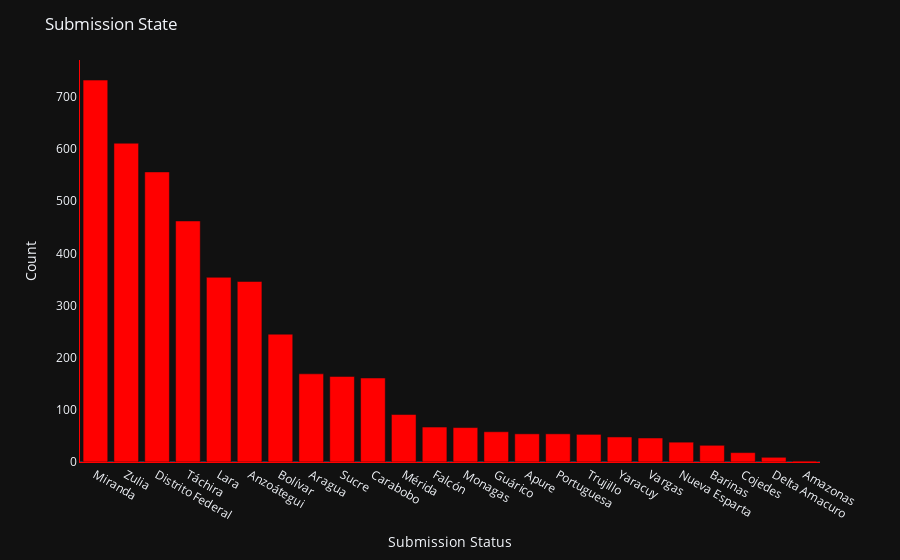

Source (notebook cell):
### Code cell
values = df['submission_state'].value_counts()
labels = df['submission_state'].value_counts().index

fig = px.bar(df, x=labels, y=values, color_discrete_sequence=['red'])
fig.update_layout(title='Submission State', template='plotly_dark', hoverlabel=dict(
    font_size=20
))
fig.update_traces(hovertemplate='%{x} : %{y}')
fig.update_xaxes(title='Submission Status', showline=True, linewidth=1, linecolor='red')
fig.update_yaxes(title='Count', showgrid=False,showline=True, linewidth=1, linecolor='red')
fig.show()

### Figure 1 — Plotly figure (JSON) as saved in the notebook; plotly's stock layout.template omitted (floating-point values rounded to 4 significant figures)
{"data": [{"alignmentgroup": "True", "hovertemplate": "%{x} : %{y}", "legendgroup": "", "marker": {"color": "red", "pattern": {"shape": ""}}, "name": "", "offsetgroup": "", "orientation": "v", "showlegend": false, "textposition": "auto", "type": "bar", "x": ["Miranda", "Zulia", "Distrito Federal", "Táchira", "Lara", "Anzoátegui", "Bolívar", "Aragua", "Sucre", "Carabobo", "Mérida", "Falcón", "Monagas", "Guárico", "Apure", "Portuguesa", "Trujillo", "Yaracuy", "Vargas", "Nueva Esparta", "Barinas", "Cojedes", "Delta Amacuro", "Amazonas"], "xaxis": "x", "y": [732, 611, 556, 462, 354, 346, 245, 169, 164, 161, 91, 67, 66, 58, 54, 54, 53, 48, 46, 38, 32, 18, 9, 2], "yaxis": "y"}], "layout": {"barmode": "relative", "hoverlabel": {"font": {"size": 20}}, "legend": {"tracegroupgap": 0}, "margin": {"t": 60}, "title": {"text": "Submission State"}, "xaxis": {"anchor": "y", "domain": [0, 1], "linecolor": "red", "linewidth": 1, "showline": true, "title": {"text": "Submission Status"}}, "yaxis": {"anchor": "x", "domain": [0, 1], "linecolor": "red", "linewidth": 1, "showgrid": false, "showline": true, "title": {"text": "Count"}}}}
